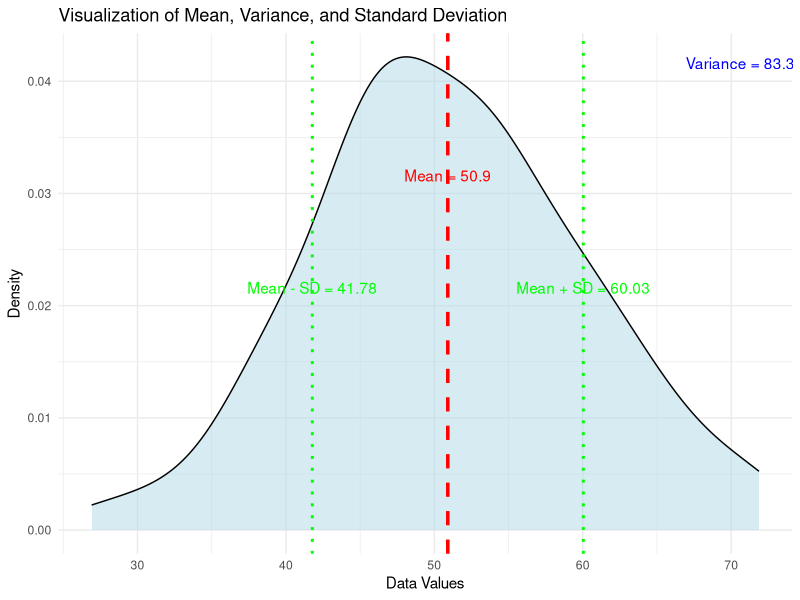

Source code (R):
## ---- chunk 1
knitr::opts_chunk$set(echo = TRUE)
## ---- chunk 2
# Load the ggplot2 package
if (!require(ggplot2)) install.packages('ggplot2', dependencies = T)
library(ggplot2)
## ---- chunk 3
# Define a dataset
set.seed(123)  # for reproducibility
data <- rnorm(100, mean = 50, sd = 10)  # 100 random values, mean 50, sd 10

# Calculate mean, variance, and standard deviation
mean_value <- mean(data)
sd_value <- sd(data)

# Calculate the variance
variance_value <- var(data)

# Create the plot with variance annotation
ggplot(data.frame(data), aes(x = data)) +
  geom_density(fill = "lightblue", alpha = 0.5) +  # Density plot
  geom_vline(aes(xintercept = mean_value), 
             color = "red", linetype = "dashed", linewidth = 1.2) +  # Mean line
  geom_vline(aes(xintercept = mean_value + sd_value), 
             color = "green", linetype = "dotted", linewidth = 1) +  # SD line (right)
  geom_vline(aes(xintercept = mean_value - sd_value), 
             color = "green", linetype = "dotted", linewidth = 1) +  # SD line (left)
  
  labs(title = "Visualization of Mean, Variance, and Standard Deviation", 
       x = "Data Values", y = "Density") +
  
  theme_minimal() +
  
  annotate("text", x = mean_value, y = 0.03, 
           label = paste("Mean =", round(mean_value, 2)), color = "red", vjust = -1) + 
  annotate("text", x = mean_value + sd_value, y = 0.02, 
           label = paste("Mean + SD =", round(mean_value + sd_value, 2)), 
           color = "green", vjust = -1) +
  annotate("text", x = mean_value - sd_value, y = 0.02, 
           label = paste("Mean - SD =", round(mean_value - sd_value, 2)), 
           color = "green", vjust = -1) +
  annotate("text", x = mean_value + 20, y = 0.04, 
           label = paste("Variance =", round(variance_value, 2)), 
           color = "blue", vjust = -1)

